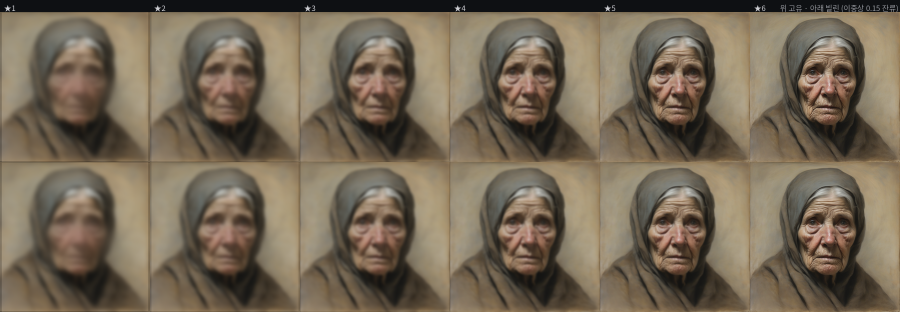
#> input picture art/focus_record.png, 1800 x 624 px (shown at 1/2 size)
$ python focus_stack.py ../art/focus_record.png
#> lines starting #> are read from the running program, lines starting #| are printed output that depends on the picture; after the words box and inside, x2 and y2 are one past the last pixel; in counts of white or black regions, pixels touching at a corner belong together
### tools/focus_curve.py
# -*- coding: utf-8 -*-
"""초점 곡선 — 선명도를 그림으로 옮긴다.

「선명도」는 지금까지 숫자였다. 문자 그대로 읽으면 초점이다.
이 도구는 성급/각성 진행도를 초점 0~1 로 바꾸고,
그 초점이 초상화에서 어떤 값으로 나타나는지를 낸다.

★6 에서 초점이 「누구 얼굴로」 맞는지는 여기서 정하지 않는다.
그것은 trait_odds.p_own 이 이미 재고 있다 — 여기서는 가져다 쓴다.
"""
import sys, os
sys.path.insert(0, os.path.dirname(os.path.abspath(__file__)))
from trait_odds import p_own, p_reach, CAP

# --- 정한 수 (계산이 아니다. 아트 파라미터라 손으로 정한다) ---
BLUR_MAX      = 6.0    # ★1 초상의 흐림 반경 (px, 512 기준)
FEATURE_FLOOR = 0.25   # ★1 에서도 이목구비는 이만큼 보인다. 0 으로 두지 않는다
GHOST_MAX     = 0.40   # ★1 이중상(잔상)의 진하기
GHOST_OFF_MAX = 3.0    # ★1 이중상의 어긋난 거리 (px)
GHOST_RESID   = 0.15   # ★6 을 「빌린」으로 찍었을 때 끝까지 남는 이중상

STEPS = (CAP - 1) * 5          # ★1 → 상한까지의 각성 단계 수


def progress(star, awaken=0):
    """성급 star, 그 안에서 각성 awaken 단계일 때의 누적 단계"""
    return (star - 1) * 5 + awaken


def focus(star, awaken=0):
    """0.0 = 초점 없음, 1.0 = 완전히 맞음"""
    return min(1.0, max(0.0, progress(star, awaken) / STEPS))


def blur(f):     return round(BLUR_MAX * (1.0 - f), 2)
def feature(f):  return round(FEATURE_FLOOR + (1.0 - FEATURE_FLOOR) * (f ** 0.5), 3)
def ghost(f):    return round(GHOST_MAX * (1.0 - f), 3)
def ghost_off(f):return round(GHOST_OFF_MAX * (1.0 - f), 2)


def ghost_end(r, cap=CAP):
    """★6 에 도착했을 때 이중상이 남아 있을 확률 = 고유가 아닐 확률.
    지어낸 수가 아니라 trait_odds 의 p_own 을 뒤집은 것이다."""
    return 1.0 - p_own(r, cap)


def pad(t, w):
    """한글은 두 칸을 먹으므로 문자 수가 아니라 폭으로 맞춘다"""
    return t + " " * max(0, w - sum(2 if ord(c) > 0x1100 else 1 for c in t))


def _selfcheck():
    assert 0.0 < FEATURE_FLOOR < 1.0
    assert 0.0 < GHOST_RESID < GHOST_MAX
    assert focus(1, 0) == 0.0, "★1 은 초점 0 에서 시작한다"
    assert focus(CAP, 0) == 1.0, "상한에서 초점이 1 이 된다"
    # 단조성 — 되돌아가는 구간이 있으면 안 된다
    prev = -1.0
    for s in range(1, CAP + 1):
        for a in range(5):
            f = focus(s, a)
            assert f >= prev, (s, a)
            prev = f
    assert blur(1.0) == 0.0 and feature(1.0) == 1.0 and ghost(1.0) == 0.0
    assert feature(0.0) == FEATURE_FLOOR, "★1 에도 얼굴은 있다"
    # 이중상 잔류 확률은 등급이 낮을수록 높아야 한다
    g = [ghost_end(r) for r in range(1, CAP + 1)]
    assert all(g[i] >= g[i + 1] - 1e-9 for i in range(len(g) - 1)), g
    assert abs(g[-1]) < 1e-9, "상한 태생은 이중상이 남지 않는다"


_selfcheck()

# [31 lines that do not run on import are left out]

### tools/trait_odds.py
# -*- coding: utf-8 -*-
"""★6 특성이 「고유」로 나올 확률 — 출발 등급이 도착점의 질에도 남는다.

지금까지 이 저장소는 **도달**만 등급에 따라 갈리게 해 두었다. 본디가 6 이상일
확률이 ★1은 7%, ★4는 28%. 그런데 일단 ★6에 도착하면 둘이 똑같았다 —
스탯은 ★5에서 멈추고(`04-본디.md`) 특성은 성급이 열어 주므로, 도착한 뒤에는
출발 등급이 흔적도 없이 지워졌다.

    "1성이 6성까지 갔을 때 좋을 확률은 아주 낮고, 1성이 6성까지 갈 수 있을
     확률도 낮다. 태생 4성은 6성까지 가기 쉽고, 가서 더 강해질 확률이 아주 높다.
     항상이라기보다는 확률이."

그래서 문 하나를 더 단다. **★6 특성은 두 갈래로 나온다.**

    고유 특성   그 사람 자신의 기록에서 나온 것
    빌린 특성   겹쳐서 지운 사람들에게서 묻어온 것 (범용·약함)

확률은 새로 지어내지 않는다. **겹치기로 채우지 않은 비율**이 그대로 확률이다.

    P(고유 | 출발 r) = max(바닥, 1 - 겹친명수(r) / 겹친명수(★1))

★1은 128명을 통째로 빌려서 올라오므로 자기 것이 남지 않고, ★6 직뽑은 한 명도
겹치지 않았으므로 전부 자기 것이다. 이 정의에는 새 상수가 바닥값 하나뿐이다.

바닥값은 계산이 아니라 **결정**이다. `04-본디.md` 가 지켜야 한다고 못박은
「★1 본디 10의 꼬리」를 0으로 만들지 않기 위해 남긴다.
"""
import sys, os, random
sys.path.insert(0, os.path.dirname(os.path.abspath(__file__)))
from fusion_sim import shades_for, BONDI
from power import STAR_CAP_EARLY
from summon_value import BASIC, DEEP, DEEP_COST, BOND
from shade_gen import ROLES

CAP = STAR_CAP_EARLY

# ★1이 끝까지 겹쳐 올라와도 자기 것이 5%는 남는다. 유일하게 지어낸 수이고,
# 지어낸 이유는 꼬리를 0으로 만들지 않기 위해서다. 밸런싱 시 여기부터 만진다.
OWN_FLOOR = 0.05


def borrowed(r, cap=CAP):
    """출발 r 이 cap 까지 오는 동안 겹쳐서 지운 잔상 수"""
    return shades_for(min(r, cap), cap)


def p_own(r, cap=CAP):
    """★cap 특성이 고유로 나올 확률"""
    base = borrowed(1, cap)
    return max(OWN_FLOOR, 1.0 - borrowed(r, cap) / base)


# [5 lines left out: function p_reach, not called in this run]


def p_good(r, cap=CAP):
    """뽑은 한 명이 결국 ★cap 고유 특성에 이를 확률 (두 관문의 곱)"""
    return p_reach(r, cap) * p_own(r, cap)


def per_pull(table, cap=CAP):
    return sum(p * p_good(r, cap) for r, p in table.items())


# 빌린 특성이 몇 종인가는 새로 정하지 않는다. **역할 5종을 그대로 쓴다** —
# 플레이어가 이미 캐릭터 카드와 열쇠 조건에서 매일 보는 낱말이라
# (`06-층-공략.md` 의 「수호 2명 이상」), 다섯을 써도 외울 것이 하나도 안 는다.
#
# 어느 것이 나오는지는 굴리지 않는다. **겹친 사람들의 역할 다수결**이다.
# 고유/빌린이 갈리는 것은 확률이지만, 빌린 쪽의 방향은 플레이어가 정한다.
N_BORROWED = len(ROLES)
TRIALS = 4000

# 다섯의 규칙은 전부 같다 — "열쇠 판정에서 그 역할을 겸한다. 정원은 늘지 않는다."
# 같은 것이 곧 「범용」의 뜻이다. 다르게 만들면 그것은 이미 빌린 것이 아니다.
# 이름과 문장만 다르고, 다섯 전부 `남은 버릇` 이라는 한 이름 아래 있다
# (`02-캐릭터-시스템.md` 4-3). 고유 특성에는 그 사람의 이름이 붙는다.
BORROWED = {
    "수호": ("막아선 자국",   "문 쪽을 향해 서 있다"),
    "저항": ("쥐던 손",       "아무것도 없는 손을 쥐었다 편다"),
    "헌신": ("내민 손",       "지나가는 사람에게 손을 내밀었다 거둔다"),
    "탐구": ("뜬 눈",         "자는 중에도 눈이 감기지 않는다"),
    "도피": ("먼저 난 발자국", "늘 문에서 가장 가까운 자리에 앉는다"),
}


def pad(t, w):
    """한글은 두 칸을 먹으므로 문자 수가 아니라 폭으로 맞춘다"""
    return t + " " * max(0, w - sum(2 if ord(c) > 0x1100 else 1 for c in t))


# [24 lines left out: functions steer, steer_cost, not called in this run]


# [92 lines that do not run on import are left out]

### tools/fusion_sim.py
# -*- coding: utf-8 -*-
"""겹치기 → 각성 조각 → 성급. 조각 모형의 비용 산출.

옛 모형은 「n성 2명 → (n+1)성 1명」이었다. 그 규칙에서는 ★1 하나를 10성까지
올리는 데 드는 잔상이 2^9 = 512명으로 **자동으로** 나왔다. 규칙이 바뀌었으니
그 수는 더 이상 저절로 나오지 않는다(`docs/08-승급.md`).

두 문서가 각각 다른 것을 못 박아 두었고, 둘 다 지켜야 한다.

  `docs/02` 4-2  각성 1단계 = 기록 1조각.  성급 1 = 5단계.  10성 = 50조각
  `docs/04`      비용은 지수로 오른다.      ★1 출발이 ★5 출발의 608%

조각 수를 지수로 늘리면 02 가 깨지고, 조각 수를 고정하면 04 가 깨진다.
둘을 같이 지키는 읽기는 하나뿐이다.

  > **조각의 수는 고정이고, 조각 하나를 읽어내는 데 드는 겹침이 는다.**

뒤로 갈수록 남은 문장이 흐릿해서 더 여러 번 겹쳐야 읽힌다.
서사와 수식이 같은 말을 한다.

기준선은 `docs/08` 의 「★1 출발 10성 = 512명분」을 유지하는 값으로 잡는다.
"""
import random, statistics, sys
sys.path.insert(0, 'tools')
from power import AWAKEN_PER_STAR, STAR_CAP_EARLY, STONE

# `bondi_sim.py` 의 비용 곡선을 그대로 가져온다. 여기서 다시 정하지 않는다.
R, BASE, ORIGIN_PENALTY = 1.35, 1.0, 1.5
def step_cost(n, origin):   return BASE * (R ** n) * (ORIGIN_PENALTY ** (5 - origin))
def total_cost(origin, to): return sum(step_cost(n, origin) for n in range(origin, to))

ANCHOR_ORIGIN, ANCHOR_SHADES, TOP = 1, 512, 10
SCALE = ANCHOR_SHADES / total_cost(ANCHOR_ORIGIN, TOP)   # 비용단위 → 잔상 명수

def overlays_per_frag(n, origin):
    """성급 n→n+1 구간에서 조각 하나를 읽는 데 드는 겹치기 수"""
    return step_cost(n, origin) * SCALE / AWAKEN_PER_STAR

def shades_for(origin, to=TOP):
    return total_cost(origin, to) * SCALE

PULL = {5:.02, 4:.08, 3:.20, 2:.30, 1:.40}
BONDI = {5:{5:.45,6:.33,7:.15,8:.05,9:.017,10:.003},
         4:{4:.42,5:.30,6:.15,7:.08,8:.035,9:.012,10:.003},
         3:{3:.38,4:.28,5:.16,6:.09,7:.05,8:.025,9:.010,10:.005},
         2:{2:.35,3:.28,4:.15,5:.09,6:.06,7:.035,8:.020,9:.010,10:.005},
         1:{1:.35,2:.30,3:.15,4:.08,5:.05,6:.03,7:.02,8:.010,9:.007,10:.003}}

# 본디가 초반 천장 이상일 확률 — 그릇이 병목인지 아닌지를 가른다
p6 = sum(p * sum(v for k, v in BONDI[r].items() if k >= STAR_CAP_EARLY)
         for r, p in PULL.items())

# [6 lines left out: function pick, not called in this run]


# [149 lines that do not run on import are left out]

### tools/focus_stack.py
# -*- coding: utf-8 -*-
"""초점 층 — 초상 한 장을 선명도 여섯 단계로 만든다.

focus_curve.py 가 정한 값(흐림·이목구비·이중상·어긋남)을 실제 그림에 건다.
게임 안에서는 셰이더 한 번이면 되지만, 지금은 그 값이 정말 「없다」가 아니라
「안 맞는다」로 보이는지 눈으로 확인해야 하므로 PNG 로 굽는다.

  python3 tools/focus_stack.py <초상.png> [--out 폴더] [--borrowed]
  python3 tools/focus_stack.py --all           out/faces 전부 (v0 만)

세 가지를 이 순서로 쌓는다. viewer/index.html 의 합성 순서와 같아야 한다.
같지 않으면 웹에서 본 것과 구운 것이 달라지고, 어느 쪽이 맞는지 알 수 없다.

  1 이목구비   이목구비 자리만 뭉갠 판 위에 원본을 feature 만큼 덮는다
  2 흐림       전체에 가우시안
  3 이중상     어긋난 사본 둘을 ghost 만큼 깔고 그 위에 본판

이목구비 자리는 정면 초상이라는 전제로 찾는다. OpenCV 정면 검출을 쓰고,
못 찾으면 화폭 기준 표준 위치로 떨어진다 (그 경우 로그에 적는다 —
자리가 틀린 채로 뭉개면 이목구비가 아니라 뺨이 사라진다).
"""
import argparse, json, os, sys, glob

sys.path.insert(0, os.path.dirname(os.path.abspath(__file__)))
from focus_curve import (blur, feature, ghost, ghost_off, focus, CAP,
                         GHOST_RESID, STEPS)

import numpy as np
from PIL import Image, ImageFilter, ImageDraw

REF = 512.0          # 문서의 px 값은 512 기준이다
BORROW_OFF = 1.0     # 빌린 특성이 ★6 에서도 남기는 어긋남 (px, 512 기준)


# 정면 검출기를 하나만 쓰면 유화풍 초상에서 20%쯤 놓친다 (실측).
# 셋을 순서대로 대 보고, 조건도 한 번 느슨하게 다시 댄다.
_CASCADES = ("haarcascade_frontalface_alt2.xml",
             "haarcascade_frontalface_default.xml",
             "haarcascade_frontalface_alt.xml")


def face_box(img):
    """(x, y, w, h, 찾았는가). 정면 초상이라는 전제."""
    import cv2
    a = np.array(img.convert("L"))
    a = cv2.equalizeHist(a)          # 유화풍은 명암이 눌려 있어 검출이 잘 안 된다
    lo = a.shape[0] // 10
    for nb, sf in ((5, 1.1), (3, 1.05)):
        for c in _CASCADES:
            cc = cv2.CascadeClassifier(cv2.data.haarcascades + c)
            hits = cc.detectMultiScale(a, sf, nb, minSize=(lo, lo))
            if len(hits):
                # 여럿 잡히면 가장 큰 것. 초상에는 사람이 하나뿐이어야 한다.
                x, y, w, h = max(hits, key=lambda r: r[2] * r[3])
                return int(x), int(y), int(w), int(h), True
    # 못 찾았을 때: 가슴 위 정면 초상의 표준 자리
    W, H = img.size
    w = int(W * 0.42); h = int(H * 0.42)
    return (W - w) // 2, int(H * 0.16), w, h, False


def feature_mask(size, box, feather):
    """이목구비(눈~입) 자리에 부드러운 타원 마스크."""
    x, y, w, h = box
    m = Image.new("L", size, 0)
    ImageDraw.Draw(m).ellipse(
        [x + w * 0.06, y + h * 0.30, x + w * 0.94, y + h * 0.92], fill=255)
    return m.filter(ImageFilter.GaussianBlur(feather))


def stage(src, mask, f, borrowed=False, scale=1.0):
    """초점 f 에서의 한 장."""
    b  = blur(f) * scale
    ft = feature(f)
    gh = ghost(f)
    go = ghost_off(f) * scale
    if borrowed:
        # 빌린 특성은 초점이 다 맞아도 상이 하나로 안 합쳐진다 (docs/04).
        gh = max(gh, GHOST_RESID)
        go = max(go, BORROW_OFF * scale)

    # 1 이목구비 — 눈~입 자리만 (1-ft) 만큼 뭉갠다. 바깥은 건드리지 않는다.
    #   ft=0.25 이면 그 자리의 3/4 이 뭉개진 채다. 얼굴이 없는 게 아니라
    #   이목구비가 아직 안 맞는 것 — 윤곽·머리·옷은 처음부터 다 보인다.
    smear = src.filter(ImageFilter.GaussianBlur(max(1.0, src.size[0] * 0.045)))
    base  = Image.composite(smear, src, mask.point(lambda v: int(v * (1.0 - ft))))

    # 2 흐림 — 전체
    if b > 0.01:
        base = base.filter(ImageFilter.GaussianBlur(b))

    # 3 이중상 — 어긋난 사본 둘을 gh 만큼 섞는다.
    #   뷰어는 배경이 비어 있어 사본을 밑에 깔지만, 구운 초상은 배경이
    #   불투명하다. 밑에 깔면 본판이 덮어 아무것도 안 보이고, 화면 합성으로
    #   올리면 밝은 배경에서 값이 죽는다. 배경 밝기에 안 걸리는 가중평균으로
    #   섞는다 — 「탑이 여럿을 하나로 기억한다」는 그림이 이것이다.
    if gh <= 0.001:
        return base
    a = np.asarray(base, dtype=np.float32)
    other = np.zeros_like(a)
    for dx, dy in ((-go * 2, -go), (go * 2, go * 0.6)):
        other += np.asarray(base.transform(
            base.size, Image.AFFINE, (1, 0, -dx, 0, 1, -dy),
            resample=Image.BICUBIC), dtype=np.float32) / 2.0
    out = a * (1.0 - gh) + other * gh
    return Image.fromarray(np.clip(out, 0, 255).astype(np.uint8))


def build(path, outdir, borrowed=False):
    src = Image.open(path).convert("RGB")
    scale = src.size[0] / REF
    x, y, w, h, found = face_box(src)
    mask = feature_mask(src.size, (x, y, w, h), max(2.0, w * 0.06))
    name = os.path.splitext(os.path.basename(path))[0]
    os.makedirs(outdir, exist_ok=True)

    made = []
    for star in range(1, CAP + 1):
        f = focus(star, 0)
        img = stage(src, mask, f, borrowed, scale)
        p = os.path.join(outdir, f"{name}_s{star}.png")
        img.save(p)
        made.append(p)

    # 대조표 — 여섯 장을 한 줄로
    tw = 384
    sheet = Image.new("RGB", (tw * CAP, tw), (16, 16, 16))
    for i, p in enumerate(made):
        sheet.paste(Image.open(p).resize((tw, tw), Image.LANCZOS), (tw * i, 0))
    sp = os.path.join(outdir, f"{name}_sheet.png")
    sheet.save(sp)
    return name, found, sp


KO_FONT = "/usr/share/fonts/opentype/noto/NotoSansCJK-Regular.ttc"


# [115 lines left out: functions record, write_boxes, pick_frames, not called in this run]


def main():
    ap = argparse.ArgumentParser()
    ap.add_argument("src", nargs="?")
    ap.add_argument("--boxes", action="store_true", help="얼굴 상자만 재서 boxes.json")
    ap.add_argument("--pick", action="store_true",
                    help="종마다 구도가 가장 표준에 가까운 장을 골라 pick.json")
    ap.add_argument("--record", nargs="?", const="seren", default=None,
                    help="검사 기록 한 장 (art/focus_record.png). "
                         "장 번호를 빼면 --pick 이 고른 장을 쓴다")
    ap.add_argument("--all", action="store_true")
    ap.add_argument("--faces", default="pipeline3d/out/faces")
    ap.add_argument("--out", default="art/focus")
    ap.add_argument("--borrowed", action="store_true", help="빌린 특성 — 이중상이 안 사라진다")
    a = ap.parse_args()

    root = os.path.dirname(os.path.dirname(os.path.abspath(__file__)))
    if a.record:
        record(root, a.record)
        return
    facedir = a.faces if os.path.isabs(a.faces) else os.path.join(root, a.faces)
    if a.boxes:
        write_boxes(facedir)
        return
    if a.pick:
        pick_frames(facedir)
        return
    srcs = [a.src] if a.src else []
    if a.all:
        # 종마다 대표 한 장. --pick 이 골라 둔 것이 있으면 그걸 쓴다.
        # 없으면 v0 인데, v0 은 그냥 첫 장이라 반신일 수도 있다.
        pj = os.path.join(facedir, "pick.json")
        if os.path.exists(pj):
            with open(pj, encoding="utf-8") as fp:
                srcs = [os.path.join(facedir, r["image"])
                        for _, r in sorted(json.load(fp).items())]
        else:
            srcs = sorted(glob.glob(os.path.join(facedir, "*_v0.png")))
    if not srcs:
        raise SystemExit("초상을 대라. (예: tools/focus_stack.py pipeline3d/out/faces/seren_v5.png)")

    outdir = a.out if os.path.isabs(a.out) else os.path.join(root, a.out)
    miss = 0
    for s in srcs:
        name, found, sheet = build(s, outdir, a.borrowed)
#> in build, src is the input picture: PIL image 1800x624 RGB; mean R, G, B 116.7, 103.7, 85.2
#> in face_box, `a = np.array(img.convert("L"))`:
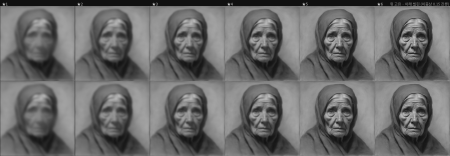
#> a: shape (624, 1800) (shown at 1/4 size); min 15, max 222, mean 105.5
#> in face_box, `a = cv2.equalizeHist(a)`:
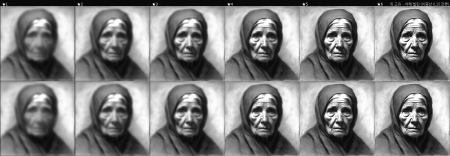
#> a: shape (624, 1800) (shown at 1/4 size); min 0, max 255, mean 128.7
#> in build, `x, y, w, h, found = face_box(src)`: x = 1272; y = 75; w = 172; found = True
#> in feature_mask, `ImageDraw.Draw(m).ellipse( [x + w * 0.06, y + h * 0.30, x + w * 0.94, ..`:
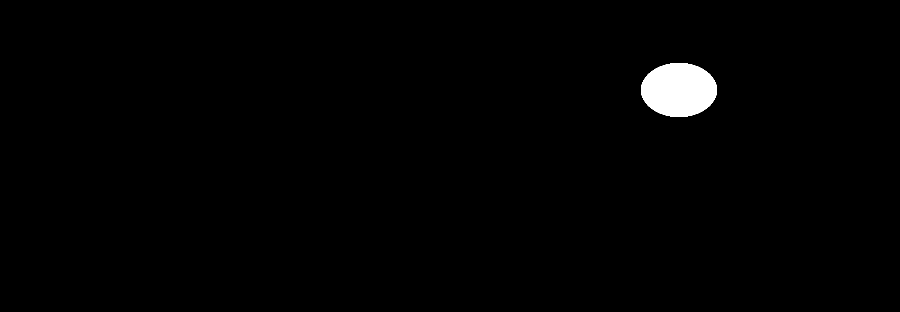
#> m: PIL image 1800x624 L (shown at 1/2 size); 1.1% white; 1 white region, box (x1, y1, x2, y2) and area: (1282, 126, 1434, 234) 12884
#> the loop in build, `for star in range(1, CAP + 1):` made 6 passes
#> pass 1, in stage, `smear = src.filter(ImageFilter.GaussianBlur(max(1.0, src.size[0] * 0.0..`:
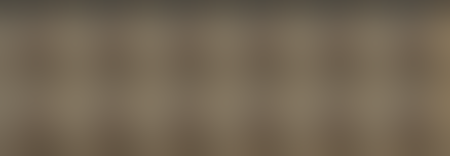
#> smear: PIL image 1800x624 RGB (shown at 1/4 size); mean R, G, B 114.3, 101.4, 83.1
#> pass 1, in stage, `base = base.filter(ImageFilter.GaussianBlur(b))`:
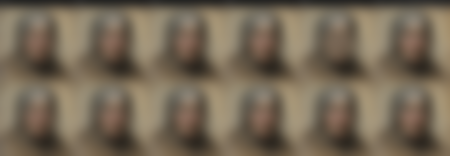
#> base: PIL image 1800x624 RGB (shown at 1/4 size); mean R, G, B 116.5, 103.6, 85.1
#> after the loop in build, `for star in range(1, CAP + 1):`: made = 6 items
#> in build, `sheet.paste(Image.open(p).resize((tw, tw), Image.LANCZOS), (tw * i, 0))`:
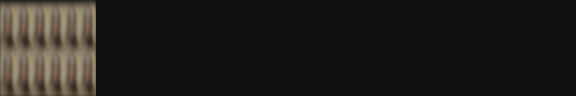
#> sheet: PIL image 2304x384 RGB (shown at 1/4 size); mean R, G, B 32.5, 30.4, 27.3
#> in build, `sheet.save(sp)`:
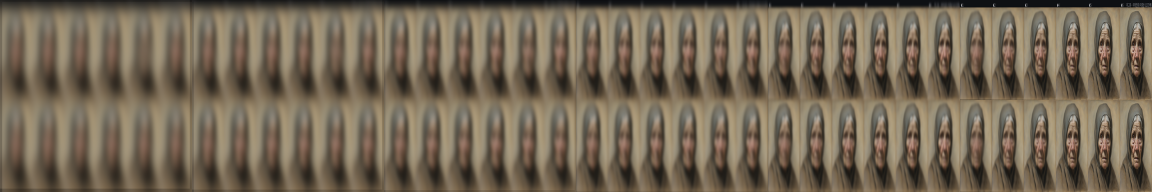
#> saved as focus_record_sheet.png: PIL image 2304x384 RGB (shown at 1/2 size); mean R, G, B 115.8, 102.9, 84.4
#> name = 'focus_record'; found = True
        if not found:
            miss += 1
        print(f"  {name:<22} 얼굴 {'검출' if found else '표준자리(미검출)'}  → {os.path.basename(sheet)}")
#|   focus_record           얼굴 검출  → focus_record_sheet.png
    print(f"\n{len(srcs)}종 × ★1~★{CAP} = {len(srcs)*CAP}장 + 대조표 {len(srcs)}장 → {outdir}")
    if miss:
        print(f"⚠ {miss}종은 정면 검출 실패 — 표준 자리로 뭉갰다. 눈으로 봐야 한다")


if __name__ == "__main__":
    main()
